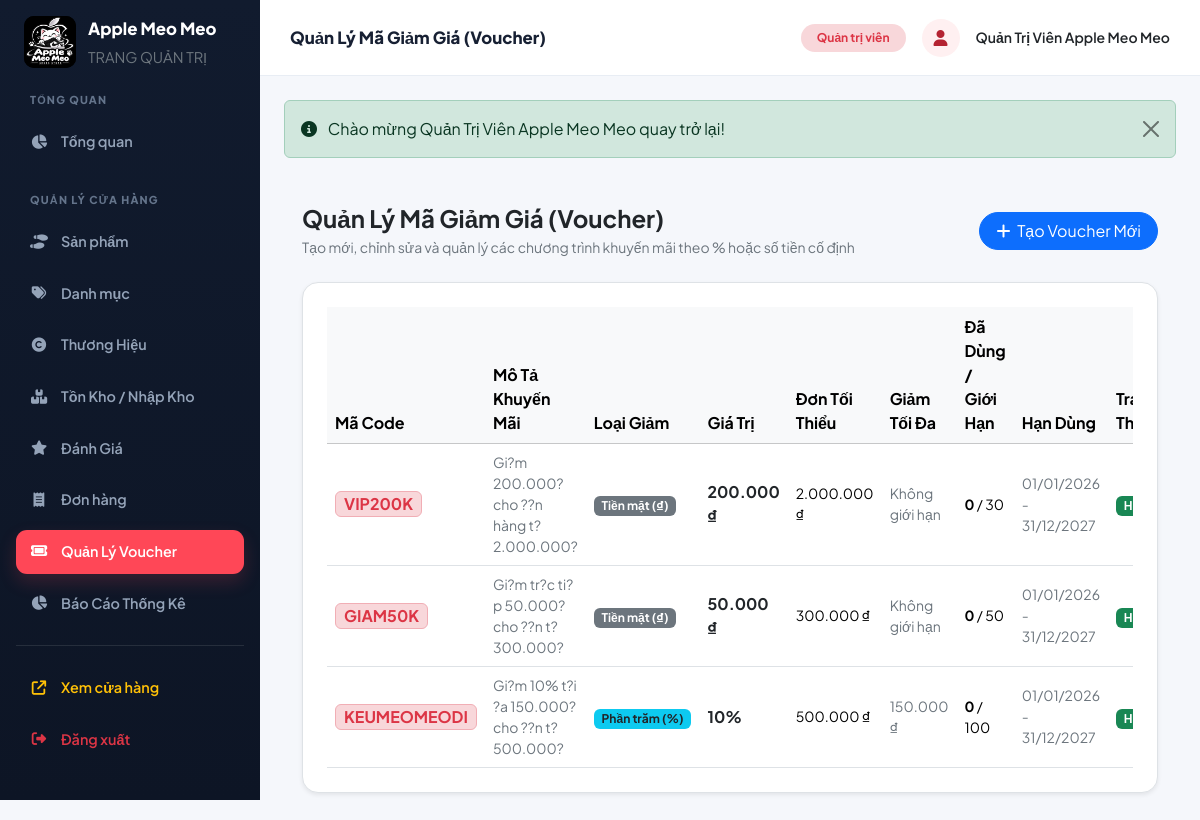
/index.php?act=admin-vouchers (signed in), run on the app's committed database.
### tables this page shows
CREATE TABLE `vouchers` (
  `id` bigint unsigned NOT NULL AUTO_INCREMENT,
  `code` varchar(50) NOT NULL,
  `description` varchar(255) DEFAULT NULL,
  `discount_type` enum('fixed','percent') NOT NULL,
  `discount_value` decimal(12,2) NOT NULL,
  `min_order_value` decimal(12,2) NOT NULL DEFAULT '0.00',
  `max_discount` decimal(12,2) DEFAULT NULL,
  `usage_limit` int unsigned DEFAULT NULL,
  `used_count` int unsigned NOT NULL DEFAULT '0',
  `starts_at` datetime DEFAULT NULL,
  `ends_at` datetime DEFAULT NULL,
  `status` enum('active','inactive') NOT NULL DEFAULT 'active',
  `created_at` timestamp NULL DEFAULT CURRENT_TIMESTAMP,
  PRIMARY KEY (`id`),
  UNIQUE KEY `code` (`code`)
);

### app/Core/BaseController.php (called while the page is built, shortened)
<?php
abstract class BaseController
{
    protected function adminView(string $viewPath, array $data = []): void
    {
        extract($data);
        $viewFile = __DIR__ . '/../Views/admin/' . $viewPath . '.php';
        require_once $viewFile;
    }
}

### app/Controllers/Admin/VoucherController.php (called while the page is built, shortened)
<?php
class VoucherController extends BaseController
{
    private Voucher $voucherModel;
    public function __construct()
    {
        $this->voucherModel = new Voucher();
    }
    public function index(): void
    {
        $vouchers = $this->voucherModel->getAll();
        $this->adminView('vouchers/index', [
            'pageTitle' => 'Quản Lý Mã Giảm Giá (Voucher)',
            'vouchers'  => $vouchers,
        ]);
    }
}

### index.php (called while the page is built, shortened)
<?php
spl_autoload_register(function (string $class): void {
    $prefix = 'App\\';
    $relativeClass = substr($class, strlen($prefix));
    $file = ROOT_PATH . '/app/' . str_replace('\\', DIRECTORY_SEPARATOR, $relativeClass) . '.php';
});
require_once ROOT_PATH . '/app/Core/Helper.php';
$router = new App\Core\Router();
$router->dispatch();

### app/Core/Helper.php (called while the page is built, shortened)
<?php
if (!function_exists('base_url')) {
    function base_url(string $path = ''): string
    {
        static $baseUrl = null;
        if ($baseUrl === null) {
            $config = require __DIR__ . '/../../config/app.php';
            if (!empty($config['base_url'])) {
                $baseUrl = rtrim($config['base_url'], '/');
            } elseif (PHP_SAPI === 'cli') {
                $baseUrl = 'http://localhost/www/ban%20giay2';
            } else {
                $protocol = (!empty($_SERVER['HTTPS']) && $_SERVER['HTTPS'] !== 'off') ? 'https://' : 'http://';
                $host = $_SERVER['HTTP_HOST'] ?? 'localhost';
                $scriptName = str_replace('\\', '/', dirname($_SERVER['SCRIPT_NAME'] ?? ''));
                $scriptDir = ($scriptName === '/' || $scriptName === '.') ? '' : $scriptName;
                $baseUrl = rtrim($protocol . $host . $scriptDir, '/');
            }
        }
        return $baseUrl . ($path ? '/' . ltrim($path, '/') : '');
    }
}
if (!function_exists('route_url')) {
    function route_url(string $act = '', array $params = []): string
    {
        $query = [];
        if ($act !== '') {
            $query['act'] = $act;
        }
        foreach ($params as $k => $v) {
            $query[$k] = $v;
        }
        $queryString = http_build_query($query);
        return base_url($queryString ? 'index.php?' . $queryString : '');
    }
}
if (!function_exists('format_price')) {
    function format_price($price): string
    {
        return number_format((float)$price, 0, ',', '.') . ' ₫';
    }
}

### config/database.php (called while the page is built)
<?php
return [
    'host'     => '127.0.0.1',
    'port'     => '3306',
    'dbname'   => 'bangiay2',
    'username' => 'root',
    'password' => '',
    'charset'  => 'utf8mb4',
    'options'  => [
        PDO::ATTR_ERRMODE            => PDO::ERRMODE_EXCEPTION,
        PDO::ATTR_DEFAULT_FETCH_MODE => PDO::FETCH_ASSOC,
        PDO::ATTR_EMULATE_PREPARES   => false,
        PDO::MYSQL_ATTR_INIT_COMMAND => "SET sql_mode=(SELECT REPLACE(@@sql_mode,'ONLY_FULL_GROUP_BY',''))",
    ],
];

### app/Core/Database.php (called while the page is built, shortened)
<?php
class Database
{
    private static ?PDO $instance = null;
    public static function getConnection(): PDO
    {
        if (self::$instance === null) {
            $config = require __DIR__ . '/../../config/database.php';
            $dsn = sprintf(
                'mysql:host=%s;port=%s;dbname=%s;charset=%s',
                $config['host'],
                $config['port'],
                $config['dbname'],
                $config['charset']
            );
            try {
                self::$instance = new PDO(
                    $dsn,
                    $config['username'],
                    $config['password'],
                    $config['options']
                );
            } catch (PDOException $e) {
                die('Lỗi kết nối cơ sở dữ liệu: ' . $e->getMessage());
            }
        }
        return self::$instance;
    }
}

### app/Models/Voucher.php (called while the page is built, shortened)
<?php
class Voucher extends BaseModel
{
    public function getAll(): array
    {
        $sql = "SELECT * FROM vouchers ORDER BY id DESC";
        return $this->fetchAll($sql);
    }
}

### app/Core/BaseModel.php (called while the page is built, shortened)
<?php
abstract class BaseModel
{
    protected PDO $db;
    public function __construct()
    {
        $this->db = Database::getConnection();
    }
    public function query(string $sql, array $params = []): PDOStatement
    {
        $stmt = $this->db->prepare($sql);
        $stmt->execute($params);
        return $stmt;
    }
    public function fetchAll(string $sql, array $params = []): array
    {
        return $this->query($sql, $params)->fetchAll();
    }
}

### app/Views/admin/vouchers/index.php (the view, shortened to what this page needs)
<div class="container-fluid">
    <div class="d-flex justify-content-between align-items-center mb-4">
        <div>
            <h4 class="fw-bold mb-1">Quản Lý Mã Giảm Giá (Voucher)</h4>
            <p class="text-secondary small mb-0">Tạo mới, chỉnh sửa và quản lý các chương trình khuyến mãi theo % hoặc số tiền cố định</p>
        </div>
        <a href="<?= route_url('admin-voucher-create') ?>" class="btn btn-primary rounded-pill px-3">
            <i class="fa-solid fa-plus me-1"></i> Tạo Voucher Mới
        </a>
    </div>
    <div class="bg-white p-4 rounded-4 border shadow-sm">
        <div class="table-responsive">
            <table class="table align-middle table-hover mb-0">
                <thead class="table-light">
                    <tr>
                        <th>Mã Code</th>
                        <th>Mô Tả Khuyến Mãi</th>
                        <th>Loại Giảm</th>
                        <th>Giá Trị</th>
                        <th>Đơn Tối Thiểu</th>
                        <th>Giảm Tối Đa</th>
                        <th>Đã Dùng / Giới Hạn</th>
                        <th>Hạn Dùng</th>
                        <th>Trạng Thái</th>
                    </tr>
                </thead>
                <tbody>
                    <?php if (!empty($vouchers)): ?>
                        <?php foreach ($vouchers as $v): ?>
                            <tr>
                                <td class="fw-bold text-danger">
                                    <span class="badge bg-danger-subtle text-danger border border-danger-subtle fs-6 px-2 py-1">
                                        <?= htmlspecialchars($v['code']) ?>
                                    </span>
                                </td>
                                <td class="small text-secondary" style="max-width: 200px;">
                                    <?= htmlspecialchars($v['description'] ?: 'Khuyến mãi mua hàng') ?>
                                </td>
                                <td>
                                    <?= ($v['discount_type'] === 'percent') ? '<span class="badge bg-info text-dark">Phần trăm (%)</span>' : '<span class="badge bg-secondary">Tiền mặt (₫)</span>' ?>
                                </td>
                                <td class="fw-bold text-dark">
                                    <?= ($v['discount_type'] === 'percent') ? ((int)$v['discount_value'] . '%') : format_price($v['discount_value']) ?>
                                </td>
                                <td class="small"><?= format_price($v['min_order_value']) ?></td>
                                <td class="small text-secondary">
                                    <?= !empty($v['max_discount']) ? format_price($v['max_discount']) : 'Không giới hạn' ?>
                                </td>
                                <td class="small">
                                    <strong><?= $v['used_count'] ?></strong> / <?= $v['usage_limit'] !== null ? $v['usage_limit'] : '∞' ?>
                                </td>
                                <td class="small text-secondary">
                                    <?php if (!empty($v['starts_at']) || !empty($v['ends_at'])): ?>
                                        <?= !empty($v['starts_at']) ? date('d/m/Y', strtotime($v['starts_at'])) : 'Bất đầu' ?>
                                        - <?= !empty($v['ends_at']) ? date('d/m/Y', strtotime($v['ends_at'])) : 'Vô hạn' ?>
                                    <?php else: ?>
                                        Không thời hạn
                                    <?php endif; ?>
                                </td>
                                <td>
                                    <span class="badge <?= ($v['status'] === 'active') ? 'bg-success' : 'bg-secondary' ?>">
                                        <?= ($v['status'] === 'active') ? 'Hoạt động' : 'Tạm khóa' ?>
                                    </span>
                                </td>
                            </tr>
                        <?php endforeach; ?>
                    <?php else: ?>
                        <tr><td colspan="10" class="text-center py-4 text-secondary">Chưa có mã giảm giá nào.</td></tr>
                    <?php endif; ?>
                </tbody>
            </table>
        </div>
    </div>
</div>

### app/Views/layouts/admin_header.php (style rules this page uses)
:root { --admin-primary: #ff4757; --admin-ink: #172033; --admin-muted: #718096; --admin-border: #e8edf4; --admin-canvas: #f5f7fb; }
body { min-height: 100vh; background: var(--admin-canvas); font-family: 'Plus Jakarta Sans', sans-serif; }

### data on the page
vouchers: code "VIP200K", description "Gi?m 200.000? cho ??n hàng t? 2.000.000?", discount_type "Tiền mặt (₫)", discount_value "200.000 ₫", min_order_value "2.000.000 ₫", shows "Không giới hạn", used_count "0", usage_limit "30", starts_at "01/01/2026", ends_at "31/12/2027", status "Hoạt động"
vouchers: code "GIAM50K", description "Gi?m tr?c ti?p 50.000? cho ??n t? 300.000?", discount_type "Tiền mặt (₫)", discount_value "50.000 ₫", min_order_value "300.000 ₫", shows "Không giới hạn", used_count "0", usage_limit "50", starts_at "01/01/2026", ends_at "31/12/2027", status "Hoạt động"
vouchers: code "KEUMEOMEODI", description "Gi?m 10% t?i ?a 150.000? cho ??n t? 500.000?", discount_type "Phần trăm (%)", discount_value "10", min_order_value "500.000 ₫", max_discount "150.000 ₫", used_count "0", usage_limit "100", starts_at "01/01/2026", ends_at "31/12/2027", status "Hoạt động"

### other printed values
$pageTitle "Quản Lý Mã Giảm Giá (Voucher)"
auth()['full_name'] "Quản Trị Viên Apple Meo Meo"
$flash['message'] "Chào mừng Quản Trị Viên Apple Meo Meo quay trở lại!"
